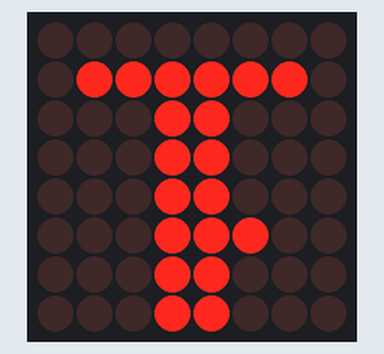
The program below on a simulated ESP32 board running MicroPython. Parts: 8×8 LED matrix. WiFi joins after 1.5 s; the clock reads 2024-03-15 10:24:30 at power-on unless the program sets it; values from a settings file that is not in the repository are placeholders; library files of the repository ran but are not shown: max7219.py; what the program prints to the serial console is not drawn.

Above: at 2.1 s.

The program:

main_internal_dac.py
```python
import network
import time
import ntptime
import json
import machine
from machine import Pin, SPI, DAC
from max7219 import Matrix8x8

# Configuration
try:
    from wifi_secrets import WIFI_SSID, WIFI_PASSWORD as WIFI_PASS
except ImportError:
    WIFI_SSID = "YOUR_WIFI_SSID"
    WIFI_PASS = "YOUR_WIFI_PASSWORD"
SCHEDULE_FILE = "schedule.json"

# Hardware Pins - MAX7219
SCK_PIN = 18
MOSI_PIN = 23
CS_PIN = 5

# Internal DAC Pin (GPIO 25 or 26)
# GPIO 25 is DAC channel 1
dac = DAC(Pin(25))

# Setup SPI for MAX7219
spi = SPI(1, baudrate=10000000, polarity=0, phase=0, sck=Pin(SCK_PIN), mosi=Pin(MOSI_PIN))
display = Matrix8x8(spi, Pin(CS_PIN), 4)

def connect_wifi():
    wlan = network.WLAN(network.STA_IF)
    wlan.active(True)
    if not wlan.isconnected():
        print('Connecting to WiFi...')
        wlan.connect(WIFI_SSID, WIFI_PASS)
        while not wlan.isconnected():
            time.sleep(1)
    print('Connected:', wlan.ifconfig())

def sync_time():
    try:
        ntptime.settime()
        print("Time synced via NTP")
    except:
        print("Time sync failed")

def play_adhan_internal_dac():
    """
    Simplified audio playback for Internal DAC.
    Note: Internal DAC is 8-bit, so we downsample the 16-bit WAV on the fly.
    """
    print("Playing Adhan via Internal DAC (GPIO 25)...")
    try:
        with open("adhan.wav", "rb") as f:
            f.seek(44) # Skip WAV header
            # Internal DAC expects values 0-255
            # We read 16-bit samples (2 bytes) and shift them
            while True:
                data = f.read(2)
                if not data:
                    break
                # Convert signed 16-bit to unsigned 8-bit
                sample = int.from_bytes(data, 'little', signed=True)
                val = (sample + 32768) >> 8
                dac.write(val)
                # Timing for 44.1kHz is extremely tight in pure MicroPython
                # This may sound 'slow' or 'fast' without a hardware timer.
    except Exception as e:
        print("Audio error:", e)

def scroll_text(text):
    for x in range(32, -len(text)*8, -1):
        display.fill(0)
        display.text(text, x, 0, 1)
        display.show()
        time.sleep(0.05)

def get_today_schedule():
    now = time.localtime()
    today_str = "{:04d}-{:02d}-{:02d}".format(now[0], now[1], now[2])
    try:
        with open(SCHEDULE_FILE, "r") as f:
            data = json.load(f)
            for day in data:
                if day["date"] == today_str:
                    return day
    except:
        pass
    return None

def main_loop():
    connect_wifi()
    sync_time()

    last_check_min = -1

    while True:
        now = time.localtime()
        current_hour = now[3]
        current_min = now[4]

        if current_min != last_check_min:
            last_check_min = current_min
            sched = get_today_schedule()

            if sched:
                h_s, m_s = map(int, sched["sahoor"].split(":"))
                h_i, m_i = map(int, sched["iftar"].split(":"))

                if current_hour == h_s and current_min == m_s:
                    play_adhan_internal_dac()

                if current_hour == h_i and current_min == m_i:
                    play_adhan_internal_dac()
                    scroll_text("Allahumma laka sumtu, wa alaa rizqika aftartu.")

        display.fill(0)
        display.text("{:02d}:{:02d}".format(now[3], now[4]), 0, 0, 1)
        display.show()
        time.sleep(10)

if __name__ == "__main__":
    main_loop()
```
